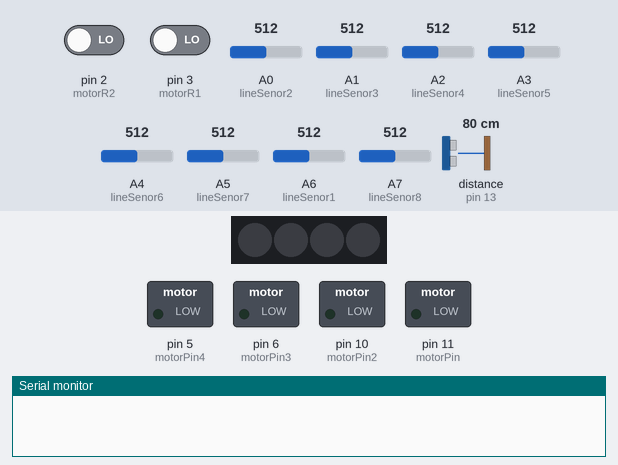
The sketch below on a simulated Arduino Nano, built with avr-gcc and run on an emulated ATmega328P. Parts: 4 RGB LEDs in strip order, left to right, switched loads named in the sketch (green lamp = pin HIGH), the last lines printed to the serial monitor. Wiring (inferred from the names in the program): ultrasonic range finder: trigger pin 12; echo pin 13. The inputs (shaded band) are chosen by the test bench; at power-on: distance to the obstacle (sensor on pin 13) 80 cm, A0 (lineSenor2) = 512, A4 (lineSenor6) = 512, pin 2 (motorR2) LOW, pin 3 (motorR1) LOW, A1 (lineSenor3) = 512, A2 (lineSenor4) = 512, A3 (lineSenor5) = 512, A5 (lineSenor7) = 512, A6 (lineSenor1) = 512, A7 (lineSenor8) = 512. The echo pulse lasts 58.3 µs per cm; dim RGB values are drawn brighter than linear; pins used as bus, display or sensor lines are not drawn.

Above: at 1.4 s.
1.5 s: distance to the obstacle (sensor on pin 13) set to 2 cm
At 2.9 s:
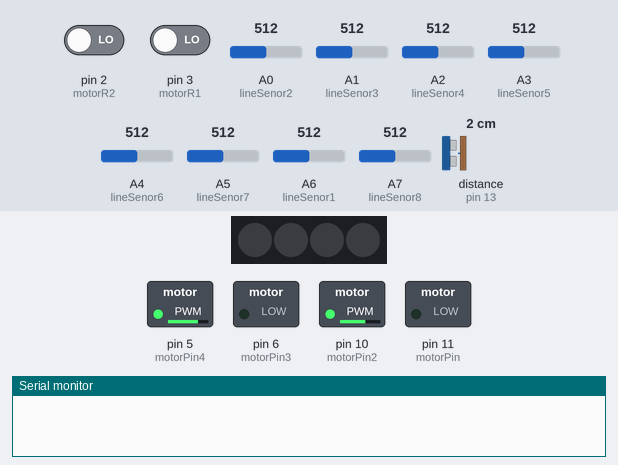
4.5 s: distance to the obstacle (sensor on pin 13) set to 24 cm
7.5 s: distance to the obstacle (sensor on pin 13) set to 29 cm
At 7.81 s:
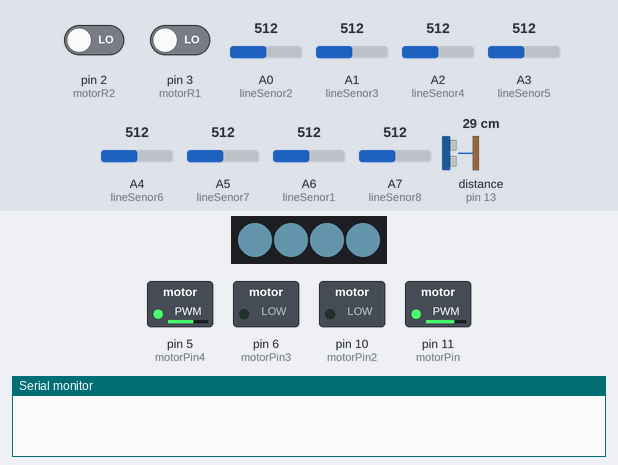
10.5 s: A0 (lineSenor2) set to 735
13.5 s: A0 (lineSenor2) set to 761
At 14.7 s:
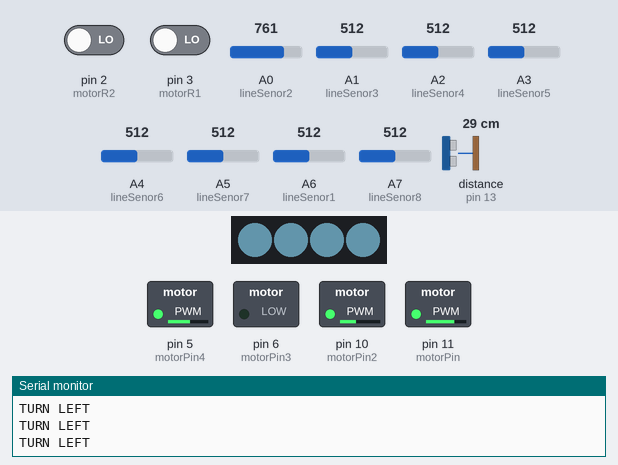
15.0 s: A4 (lineSenor6) set to 735
18.0 s: A4 (lineSenor6) set to 761
At 19.4 s:
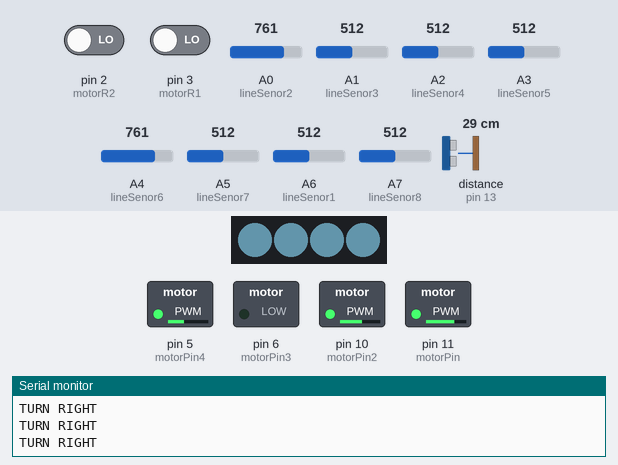
Timing chart, 0 to 20.5 s (numbered marks = the images above; inputs shaded):
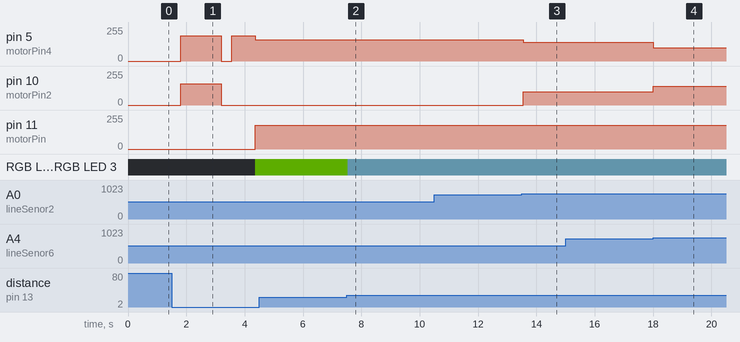

The sketch:

mainCode.ino
```cpp
// including library
#include <Adafruit_NeoPixel.h> //including file
#ifdef __AVR__
#include <avr/power.h>
#endif

//defining pins for distance sensor
const int trigPin = 12; //distance sensor
const int echoPin = 13;//distance sensor
const int servoPin = 4; //not used

//defining motors
const int motorPin = 11; //A1
const int motorPin2 = 10; //A2
const int motorPin3 = 6; //B1
const int motorPin4 = 5; //B2

//rotation sensors
const int motorR1 = 3; //rotation sensor
const int motorR2 = 2; //rotation sensor

//gripper
int gripperPin = 8;

//is intersectionDone
boolean isIttIntersection = false;
//var to count rotation
volatile int countL = 0;
volatile int countR = 0;

//line senor pin
const int lineSenor1 = A6;
const int lineSenor2 = A0;
const int lineSenor3 = A1;
const int lineSenor4 = A2;
const int lineSenor5 = A3;
const int lineSenor6 = A4;
const int lineSenor7 = A5;//right
const int lineSenor8 = A7;// left

//left to right
int pinBlnWh[] = {A7, A6, A0, A1, A2, A3, A4, A5}; //from left to right order
int posVal[] = { -4, -3, -2, -1, 1, 2, 3, 4}; //possible values
int reading[8] = {};
int positionRobot = 0;
int previousPosition = 0;
int currentPosition = 0;

//speeds
const int turningRatio = 35;
const int basicRight = 190;
const int basicLeft = 160;
const int minumumSpeed = 75;

// defines variables
long duration;
int distance;
int distanceToNextRobot;
int neoPIN = 7; //NEO pixel datapin
int NUMPIXELS = 4; //amount of numpixels

boolean detectedRobot = false;

Adafruit_NeoPixel pixels(NUMPIXELS, neoPIN, NEO_GRB + NEO_KHZ800);
#define DELAYVAL 500

//create servo object
//Servo servo;
int angle = 10;

boolean hasRacesStarted = false;
boolean isTurningRight = false;

boolean isIntersection = false;
int blackLines = 0;

//var to wait certainTime
unsigned long timeToWait = 0;
void setup() {
  //==================[ Motors ]====================
  //motors declaration
  pinMode(motorPin2, OUTPUT);
  pinMode (motorPin4, OUTPUT);
  pinMode(motorPin, OUTPUT);
  pinMode (motorPin3, OUTPUT);
  pinMode(motorR1, INPUT);
  pinMode(motorR2, INPUT);
  attachInterrupt(digitalPinToInterrupt(3), rotationL, CHANGE);
  attachInterrupt(digitalPinToInterrupt(2), rotationR, CHANGE);
  Serial.begin(9600); // Starts the serial communication

  //==================[ Line sensor ]====================
  //declaring iuput for lineSenor
  pinMode(lineSenor1, INPUT);
  pinMode(lineSenor2, INPUT);
  pinMode(lineSenor3, INPUT);
  pinMode(lineSenor4, INPUT);
  pinMode(lineSenor5, INPUT);
  pinMode(lineSenor6, INPUT);
  pinMode(lineSenor7, INPUT);
  pinMode(lineSenor8, INPUT);

  //==================[ Leds and distance ]====================
  pinMode(trigPin, OUTPUT);  // Sets the trigPin as an Output
  pinMode(echoPin, INPUT);  // Sets the echoPin as an Input
  pinMode(neoPIN, OUTPUT); // neo pixel as output
  pixels.begin();         //begin it
  pixels.setBrightness(50);
  pixels.show(); // Initialize all pixels to 'off'

  //==================[ gripper ]====================
  openGripper();
}


void loop() {
  //distance
  // Clears the trigPin
  digitalWrite(trigPin, LOW);
  //delayMicroseconds(2);
  // Sets the trigPin on HIGH state for 10 micro seconds
  digitalWrite(trigPin, HIGH);
  //delayMicroseconds(10);
  digitalWrite(trigPin, LOW);
  // Reads the echoPin, returns the sound wave travel time in microseconds
  duration = pulseIn(echoPin, HIGH);
  // Calculating the distance
  distance = duration * 0.034 / 2;
  // Prints the distance on the Serial Monitor
  //Serial.print("Distance: ");
  //Serial.println(distance);
  //==================[ Start of race ]====================
  if (hasRacesStarted == false) {
    startRace();
  } else {
    //==================[ loop to convert values to 0 and 1 and converting lines ]====================
    detectDistance();
    for (int i = 0; i < 8; i++) {
      if (analogRead(pinBlnWh[i]) > 750) {
        reading[i] = 1;
      }
      else if (analogRead(pinBlnWh[i]) < 750) {
        reading[i] = 0;
      }
      // showLineSensorReading();
    }//the sensors reading are stored in previously empty array
    int positionRobot = conversion(reading);//conversts reading to position
    //

    previousPosition = positionRobot;
    moving(positionRobot, reading); //move
  }

}
/*    =======================*/
/*    ======[funtions] ========*/
/*    =======================*/

//==================[ show line readings ]====================

void showLineSensorReading() {
  Serial.print(reading[0]);
  Serial.print(",");
  Serial.print(reading[1]);
  Serial.print(",");
  Serial.print(reading[2]);
  Serial.print(",");
  Serial.print(reading[3]);
  Serial.print(",");
  Serial.print(reading[4]);
  Serial.print(",");
  Serial.print(reading[5]);
  Serial.print(",");
  Serial.print(reading[6]);
  Serial.print(",");
  Serial.print(reading[7]);
  Serial.println("-");
  Serial.print(positionRobot);
  Serial.println("-");
  delay(100);

}

//==================[ depening on certain positions we want the robot to have a certain value ]====================
int conversion(int reading[]) { //first of all it checks for outliers such as 10000000 and 00000001;
  int positionRobot = 0;
  if (reading[0] == 0 && reading[1] == 0 && reading[2] == 0 && reading[3] == 0 && reading[4] == 0 && reading[5] == 0 && reading[6] == 0 && reading[7] == 0) {
    positionRobot = -13;
    return positionRobot;
  }
  if (reading[0] == 0 && reading[1] == 0 && reading[2] == 0 && reading[3] == 1 && reading[4] == 1 && reading[5] == 0 && reading[6] == 0 && reading[7] == 0) {
    positionRobot = 100;
    return positionRobot;
  }
  if (reading[0] == 0 && reading[1] == 0 && reading[2] == 0 && reading[3] == 0 && reading[4] == 0 && reading[5] == 0 && reading[6] == 0 && reading[7] == 1) {
    positionRobot = 13;
    return positionRobot;
  }
  if (reading[0] == 1 && reading[1] == 1 && reading[2] == 1 && reading[3] == 1 && reading[4] == 1 && reading[5] == 0 && reading[6] == 0 && reading[7] == 0) {
    positionRobot = 20;
    return positionRobot;
  }
  if (reading[0] == 0 && reading[1] == 0 && reading[2] == 0 && reading[3] == 1 && reading[4] == 1 && reading[5] == 1 && reading[6] == 1 && reading[7] == 1) {
    positionRobot = 30;
    return positionRobot;
  }
  if (reading[0] == 1 && reading[1] == 1 && reading[2] == 1 && reading[3] == 1 && reading[4] == 1 && reading[5] == 1 && reading[6] == 1 && reading[7] == 1) {
    positionRobot = 50;
    return positionRobot;
    isIntersection = true;
  }
  //if it isnt an outlier it goes here
  for (int i = 0; i < 7; i++) {
    if (reading[i] == 1) {
      positionRobot = positionRobot + posVal[i]; //this array are all the values. If the reading is 1 it sums if it is 0, it does nothing that way even if it is 11110000 it will work
    }
  }
  return positionRobot;//returns position
}

//==================[ reading the position then making a certain movemen ]====================
void moving(int positionRobot, int reading[]) {

  if (reading[3] == 1 && reading[4]   ==  1) {
    forward();
  }

  if ((reading[3] == 1 || reading[4] ==  1) && reading[5] ==  1  && reading[6] == 1  && reading[7] == 1 || isIntersection == true) {
    stopRobot();
    isIntersection = true;
  }

  if (isIntersection == true)
  {
    intersectionRightTurning(23);
  }


  if (reading[0] == 0 && reading[1]   ==  0 && reading[2] == 0 && reading[3] ==  0  && reading[4] == 0 && reading[5]   ==  0  && reading[6] == 0 && reading[7]  ==  0 && isIntersection == false) {
    if (positionRobot != 100) {
      if (isIntersection == false || reading[3] !=  1  || reading[4] != 1 )
      {
        rotateLeft(5);
      } else {
        forward();
      }
    }
  }

  if ( isIntersection == false ) {
  if (positionRobot >= -7 && positionRobot < 0 ) { //TURN LEFT
      analogWrite(motorPin2, 100);//left weel
      analogWrite(motorPin4, 140);//right weel
      Serial.println("TURN LEFT");
    }
    if (positionRobot <= 7 && positionRobot > 0 ) {//TURN RIGHT
      analogWrite(motorPin2, 140);
      analogWrite(motorPin4, 100);
      Serial.println("TURN RIGHT");
    }

  }
}

//distance
void detectDistance() {

  if (distance > 25) {
    //if distance above 10 neopixel off
    for (int i = 0; i < NUMPIXELS; i++) {
      pixels.setPixelColor(i, pixels.Color(137, 207, 240));
      pixels.show();
    }
  } else {
    //distance less then 10 neopixel on
    pixels.setPixelColor(3, pixels.Color(140, 255, 0 ));
    pixels.setPixelColor(0, pixels.Color(140, 255, 0 ));
    pixels.setPixelColor(1, pixels.Color(137, 207, 240));
    pixels.setPixelColor(2, pixels.Color(137, 207, 240));
    pixels.show();
  }
}

boolean detectRobot() {
  if (distance < 27 ) {
    return true;
  } else {
    return false;
  }
}

//==================[ rotation sensors ]====================
// funtion to make it turn 180 degrees
void rotationL() {
  countL++;
}

void rotationR() {
  countR++;
}

void rotateLeft(int cycle) {
  if (positionRobot != 50) {
    if (positionRobot != 100) {
      if (countL < cycle) {
        analogWrite(motorPin2, 0);
        analogWrite(motorPin4, 160);
        analogWrite(motorPin, 180);
        analogWrite(motorPin3, 0);
        delay(55);
        countL++;
      } else {
        analogWrite(motorPin2, 0);
        analogWrite(motorPin4, 0);
        analogWrite(motorPin, 0);
        analogWrite(motorPin3, 0);
        countL = 0;
      }
    }
  }
}

//was suppose to be left turning but do to the rest of the code this will be right turning now on intersections
void  intersectionRightTurning (int cycle) {
  stopRobot();
  if (countL < cycle) {
    analogWrite(motorPin4, 0);
    analogWrite(motorPin, 0);
    analogWrite(motorPin2, 195);
    analogWrite(motorPin3, 170);
    delay(120);
    countL++;
    isIntersection = true;

  } else {
    analogWrite(motorPin2, 0);
    analogWrite(motorPin4, 0);
    analogWrite(motorPin, 0);
    analogWrite(motorPin3, 0);
    countL = 0;
    isIntersection = false;
  }
}

//==================[ start and ending of the race ]====================
void startRace() {
  if (distance < 27) {
    delay(300);
    analogWrite(motorPin2, basicLeft);
    analogWrite(motorPin4, basicRight);
    delay(1400);
    stopRobot();
    analogWrite(motorPin2, 0);
    delay(150);
    closeGripper();
    analogWrite(motorPin4, basicRight);//left turn start could be calibrated more precise.
    analogWrite(motorPin4, basicRight);
    analogWrite(motorPin2, 0);
    delay(800);
    stopRobot();
    hasRacesStarted = true;
  }
}
//funtion for the ending of the race
void endRace() {
  openGripper();
  analogWrite(motorPin, basicLeft);
  analogWrite(motorPin3, basicRight);
  delay(300);
  stopRobot();
}

//this function will wait for to prev robot to finish and drop the pin so he can start
void openGripper() {
  for (int i = 0; i < 10; i++) {
    digitalWrite(gripperPin, HIGH);
    delayMicroseconds(1700);//pulse duration in microseconds
    digitalWrite(gripperPin, LOW);
    delay(20);
  }
}

void closeGripper() {
  for (int i = 0; i < 10; i++) {
    digitalWrite(gripperPin, HIGH);
    delayMicroseconds(1000);//pulse duration in microseconds
    digitalWrite(gripperPin, LOW);
    delay(20);
  }
}

//==================[ 4 movement funtions could be usefull ]====================
void forward() {
  analogWrite(motorPin2, basicLeft);
  analogWrite(motorPin, 0);
  analogWrite(motorPin3, 0);
  analogWrite(motorPin4, basicRight);
}

void stopRobot() {
  analogWrite(motorPin2, 0); //Right Motor forword Pin
  analogWrite(motorPin, 0); //Right Motor backword Pin
  analogWrite(motorPin3, 0); //Left Motor backword Pin
  analogWrite(motorPin4, 0); //Left Motor forward Pin
}
```

Measured:
- the behaviour switches between 26 and 27 cm on distance to the obstacle (sensor on pin 13) (found by bisection; images 1 and 2)
- the behaviour switches between 750 and 751 on A0 (lineSenor2) (found by bisection; images 2 and 3)
- after the input at 1.5 s, pin 5 (motorPin4): 0/255 → 190/255 after 0.30 s, → 0/255 1.4 s later, → 190/255 0.36 s later, → 160/255 0.80 s later; pin 10 (motorPin2): 0/255 → 160/255 after 0.30 s, → 0/255 1.4 s later; pin 11 (motorPin): 0/255 → 180/255 after 2.9 s; RGB LED 0, RGB LED 3: off → RGB(27, 50, 0) after 2.9 s
- after the input at 7.5 s, RGB LED 0, RGB LED 3: RGB(27, 50, 0) → RGB(27, 41, 47) at once
- after the input at 13.5 s, pin 5 (motorPin4): 160/255 → 140/255 after 0.05 s; pin 10 (motorPin2): 0/255 → 100/255 after 0.05 s
- after the input at 18.0 s, pin 5 (motorPin4): 140/255 → 100/255 at once; pin 10 (motorPin2): 100/255 → 140/255 at once
